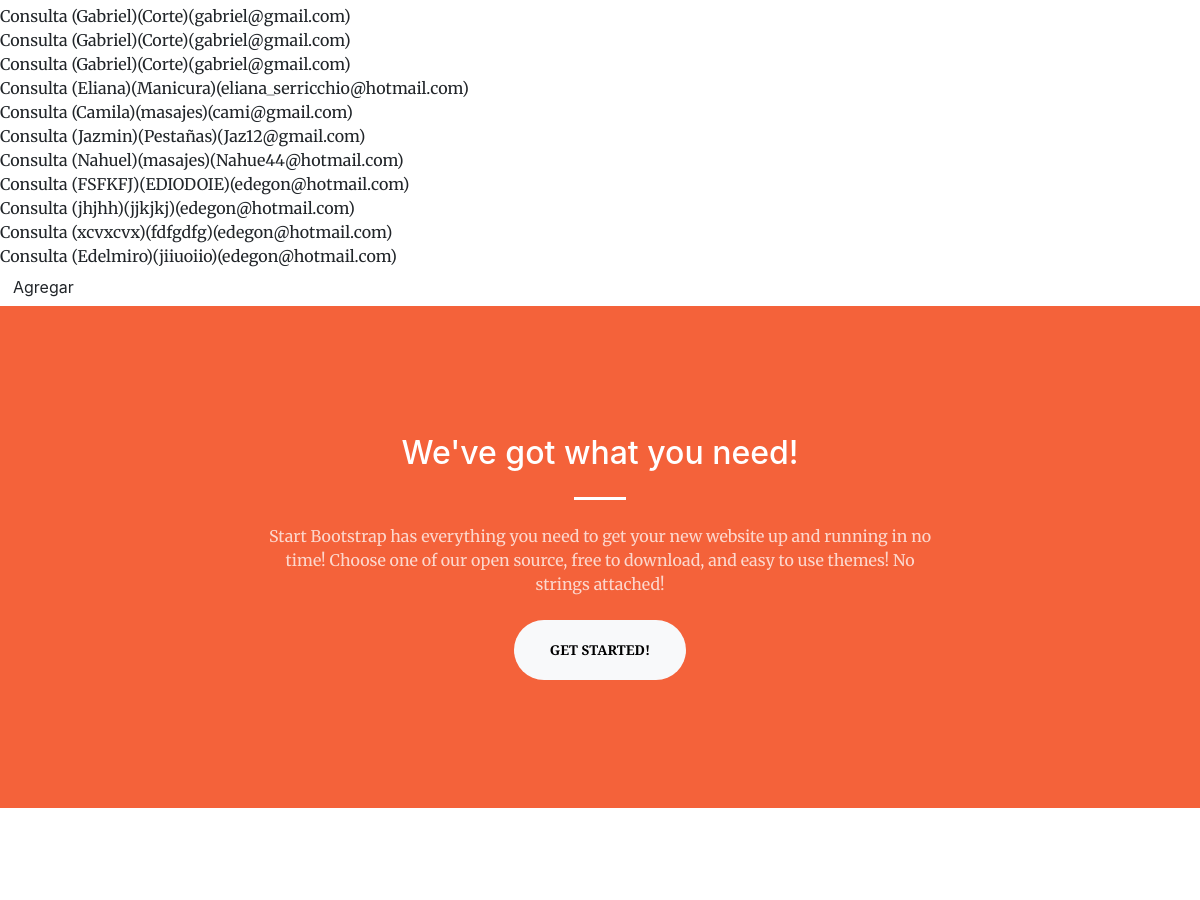
Page /inicio/consultas (signed in, middle part) on the earlier database version.
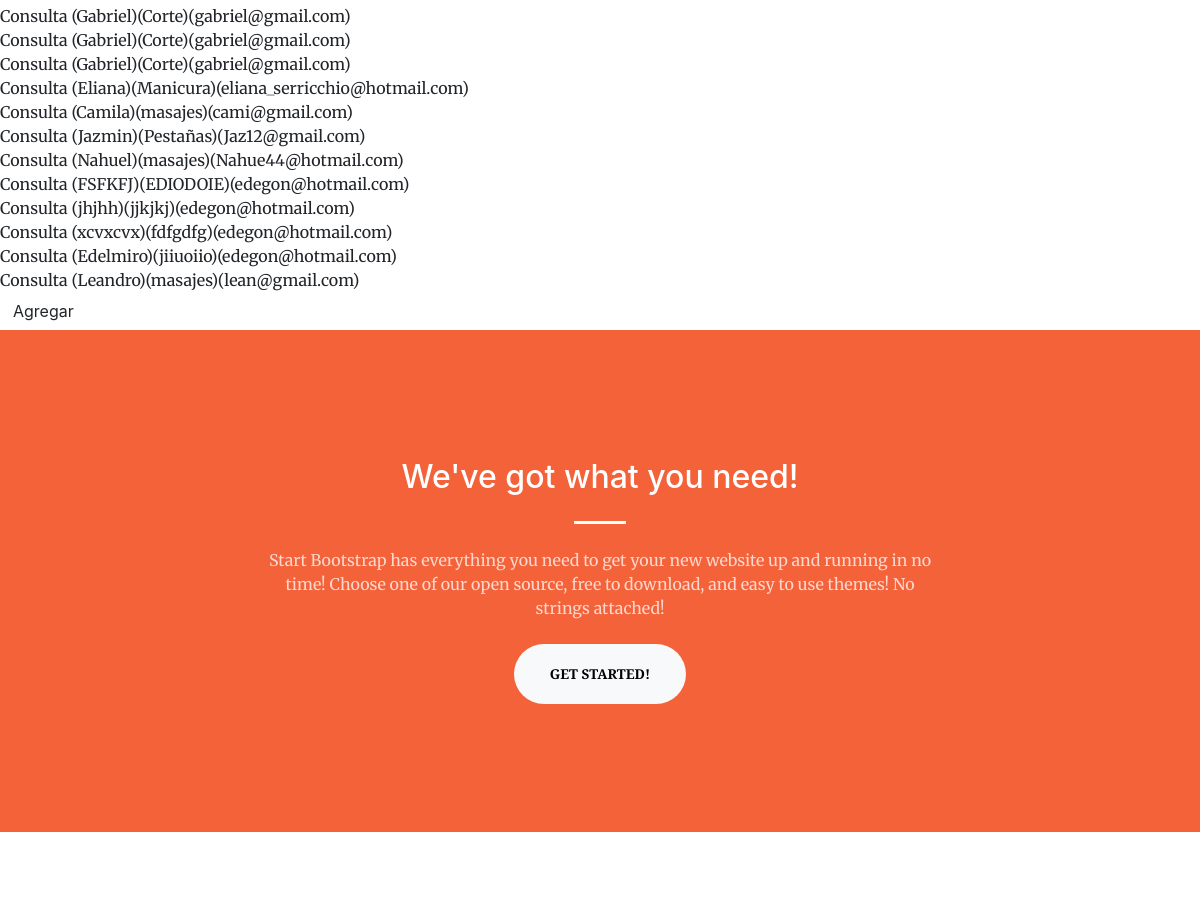
Same page on the later database version.
### AppCoder/models.py (models this page shows)
class Consulta(Model):
    nombre = CharField(max_length=40)
    servicio = CharField(max_length=40)
    mail = EmailField()
    def __str__ (self) -> str: #formulario
        return f'Consulta ({self.nombre})({self.servicio})({self.mail})'

### AppCoder/views.py (the view)
# urls.py: path("consultas", consulta,name="Consultas"),
@login_required
def consulta(request):
 return render(request, "AppCoder/consulta.html", {'consulta': Consulta.objects.all()})

### templates/AppCoder/consulta.html (shortened to what this page needs)
{% extends 'AppCoder/padre.html' %}
{% block contenidoQueCambia %}
    {% for consulta in consulta %}
        {{consulta}}
        <br>
    {% endfor %}
          <a class="btn -primary" href="{% url 'consulta_formulario' %}">Agregar<a/>
{% endblock %}

Differences in the rows shown:
added Consulta: nombre+servicio+mail "Consulta (Leandro)(masajes)(lean@gmail.com)"
